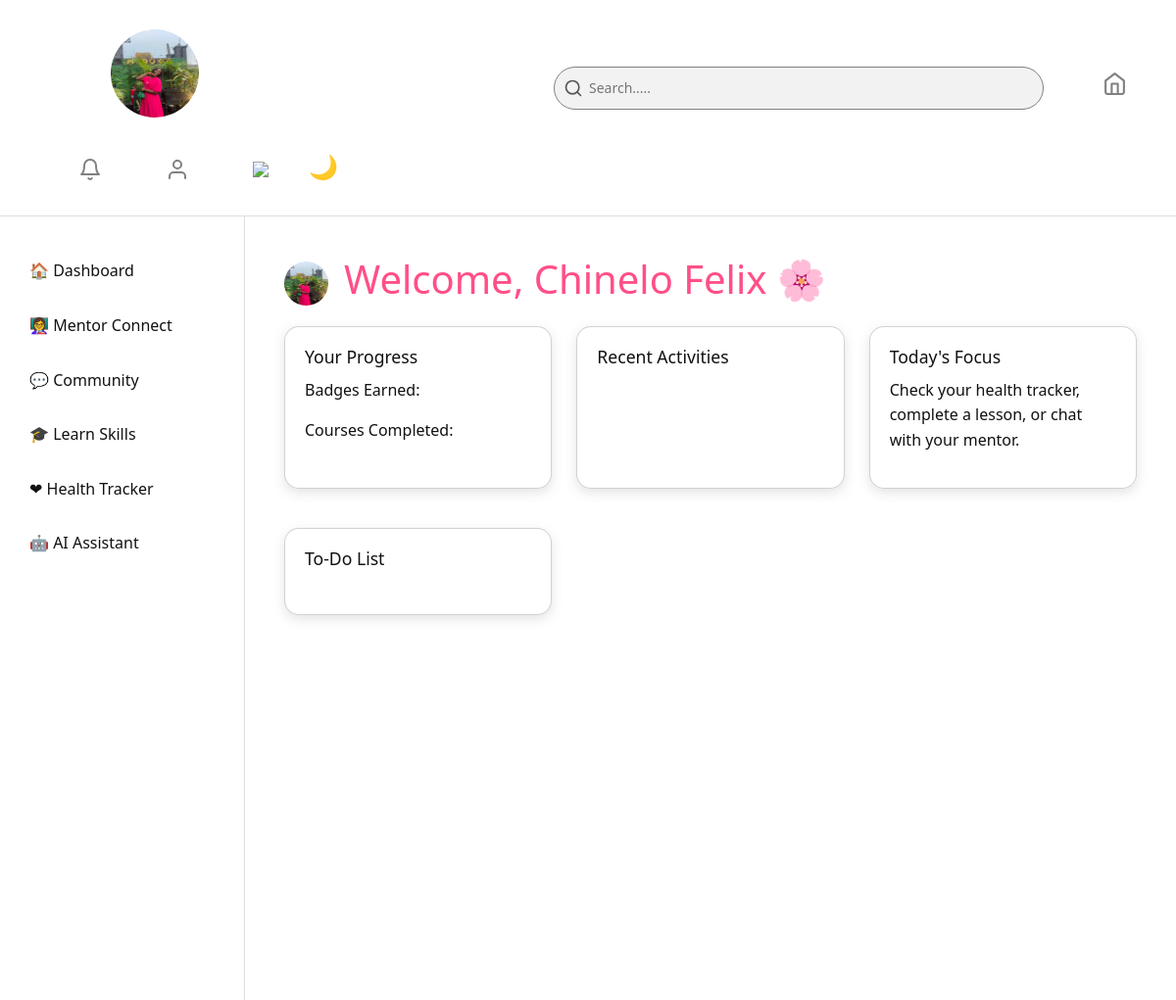
The app's page /dashboard (signed in) with its own data.
### src/models.py (models this page shows, shortened)
class User(UserMixin, db.Model):
    __tablename__ = 'users'
    id = db.Column(db.Integer, primary_key=True)
    first_name = db.Column(db.String(100), nullable=False)
    last_name = db.Column(db.String(100), nullable=False)
    email = db.Column(db.String(150), unique=True, nullable=False)
    dob = db.Column(db.String, nullable=False)
    password = db.Column(db.String(200), nullable=False)
    profile_image = db.Column(db.String(300), default='default_profile.png')
    date_created = db.Column(db.DateTime, default=datetime.utcnow)
    last_seen = db.Column(db.DateTime, default=datetime.utcnow)
    posts = db.relationship('CommunityPost', backref='user', lazy=True)
    comments = db.relationship('Comment', backref='user', lazy=True)
    likes = db.relationship('Like', backref='user', lazy=True)
    todos = db.relationship('ToDo', backref='user', lazy=True)
    ai_chats = db.relationship('AIChat', backref='user', lazy=True)
    health_logs = db.relationship('HealthTracker', backref='user', lazy=True)
    course_progress = db.relationship('UserCourse', backref='user', lazy=True)
    is_authenticated = True
    is_active = True
    is_anonymous = False

### src/routes/dashboard_routes.py (the view)
@dashboard_bp.route('/dashboard')
@login_required
def dashboard():
    user_posts = CommunityPost.query.filter_by(user_id=current_user.id).all()
    todos = ToDo.query.filter_by(user_id=current_user.id).all()
    courses = UserCourse.query.filter_by(user_id=current_user.id).all()
    return render_template('dashboard.html', user=current_user, posts=user_posts, todos=todos, courses=courses)

### src/__init__.py (called while the page is built)
@app.before_request
def update_last_seen():
    if current_user.is_authenticated:
        current_user.last_seen = datetime.utcnow()
        db.session.commit()

### src/routes/auth_routes.py (called while the page is built)
@login_manager.user_loader
def load_user(user_id):
    return User.query.get(int(user_id))

### src/templates/dashboard.html (shortened to what this page needs)
{% extends "base.html" %}
{% block content %}
<link rel="stylesheet" href="{{ url_for('static', filename='dashboard.css') }}">
<div class="dashboard-container">
  <div class="sidebar">
    <div class="top">
      <nav>
        <a href="{{ url_for('dashboard_bp.dashboard') }}" class="active">🏠 Dashboard</a>
        <a href="{{ url_for('mentor_bp.mentors_page') }}">👩‍🏫 Mentor Connect</a>
        <a href="{{ url_for('community_bp.community_page') }}">💬 Community</a>
        <a href="{{ url_for('learn_bp.learn_skill') }}">🎓 Learn Skills</a>
        <a href="{{ url_for('health_bp.health_tracker') }}">❤ Health Tracker</a>
        <a href="{{ url_for('ai_bp.ai_chat') }}">🤖 AI Assistant</a>
      </nav>
    </div>
  </div>
  <div class="main-content">
    <div class="welcome-section d-flex align-items-center gap-3 mb-3">
      <img src="{{ url_for('static', filename='profile_images/' + current_user.profile_image) }}" alt="Profile image" class="profile-image">
      <h1>Welcome, {{current_user.first_name}} {{ current_user.last_name}} 🌸</h1>
    </div>
    <div class="dashboard-cards">
      <div class="card">
        <h2>Your Progress</h2>
        <p>Badges Earned: {{ badges }}</p>
        <p>Courses Completed: {{ courses_done }}</p>
      </div>
      <div class="card">
        <h2>Recent Activities</h2>
      </div>
      <div class="card">
        <h2>Today's Focus</h2>
        <p>Check your health tracker, complete a lesson, or chat with your mentor.</p>
      </div>
      <div class="card">
        <h2>To-Do List</h2>
      </div>
    </div>
  </div>
</div>
{% endblock %}

### src/templates/base.html (shortened to what this page needs)
<!doctype html>
<html lang="en">
<head>
  <link href="https://cdn.jsdelivr.net/npm/bootstrap@5.3.2/dist/css/bootstrap.min.css" rel="stylesheet">
  <link rel="stylesheet" href="{{ url_for('static', filename='girl_hygiene_app.css') }}">
</head>
<body>
  <header>
    {% if current_user.is_authenticated %}
    <div class="welcome-section2">
      <img src="{{ url_for('static', filename='profile_images/' + current_user.profile_image) }}" alt="Profile image"
        class="profile-image">
    </div>
    <div class="links2">
      <div class="search-box">
        <svg class="search-icon" viewBox="0 0 24 24" fill="none" stroke="currentColor" stroke-width="2"
          stroke-linecap="round" stroke-linejoin="round">
          <circle cx="11" cy="11" r="8"></circle>
          <line x1="21" y1="21" x2="16.65" y2="16.65"></line>
        </svg>
        <input type="text" placeholder="Search....." />
      </div>
      <a class="nav-icon" href="{{ url_for('dashboard_bp.dashboard') }}">
        <img src="{{ url_for('static', filename='images/home.svg') }}"></icon>
      </a>
    </div>
    <div class="links1">
      <a class="nav-icon" href="{{ url_for('dashboard_bp.dashboard') }}">
        <img src="{{ url_for('static', filename='images/bell.svg') }}"></icon>
      </a>
      <a class="nav-icon" href="{{ url_for('profile_bp.profile_page') }}">
        <img src="{{ url_for('static', filename='images/user.svg') }}"></icon>
      </a>
      <a class="nav-icon" href="{{ url_for('auth_bp.logout') }}">
        <img src="{{ url_for('static', filename='images/log-out.svg') }}"></icon>
      </a>
      <button id="themeToggle" class="toggle-btn">🌙</button>
    </div>
    {% endif %}
  </header>
  {% block content %}{% endblock %}
</body>
</html>

### src/static/girl_hygiene_app.css (style rules this page uses)
:root { --bg: #ffffff; --text: #111; --card-bg: #f5f6fa; --accent: #FF089D; --border: #ddd; }
body { background-image: url('images/group7.jpg'); background-size:cover ; background-repeat:no-repeat ; background-position: center; background-attachment: fixed; line-height: 1.6; color: var(--text); font-family: "Poppins", sans-serif; margin: 0; }
header { display: flex; justify-content: space-between; align-items: center; flex-wrap: wrap; background-color: var(--bg); border-bottom: 1px solid var(--border); color: var(--text); position: relative; z-index:10; }
.links1 { display: flex; margin-right: 80px; gap: 35px; }
.links1 a { font-size: 25px; margin-top: 30px; margin-left: 30px; color: var(--text); text-decoration:none; gap: 0px; }
.links2 { display: flex; gap: 10px; color: var(--text); margin-left: 250px; margin-top: 30px; }
.links2 img { width: 25px; height: 25px; margin-top: 5px; text-decoration:none; }
#themeToggle { float: right; margin-right: 1rem; margin-top: 30px; background: none; border: none; font-size: 1.5rem; cursor: pointer; }

### src/static/dashboard.css (style rules this page uses)
:root { --bg: #ffffff; --text: #111; --card-bg: #f5f6fa; --header-bg: #ffffff; --accent: #ff4f87; --border: #ddd; }
body { margin: 0; padding: 0; font-family: 'Segoe UI', Tahoma, Geneva, Verdana, sans-serif; background: var(--bg); color: var(--text); }
header { display: flex; justify-content: space-between; align-items: center; padding: 30px 50px; flex-wrap: wrap; background-color: var(--bg); border-bottom: 1px solid var(--border); color: var(--text); top: 0; z-index: 10; }
.search-box { position: relative; width: 500px; margin-right: 50px; }
.search-box .search-icon { position: absolute; top: 50%; left: 10px; transform: translateY(-50%); width: 20px; height: 20px; color: #585757; pointer-events: none; }
.search-box input { background-color: rgb(0, 0, 0, 0.05); width: 100%; padding: 10px 10px 10px 35px; border: 1px solid gray; border-radius: 25px; outline: none; font-size: 14px; transition: 0.3s; }
.dashboard-container { display: grid; grid-template-columns: 250px 1fr auto; height: 100vh; }
.sidebar { background: var(--bg); border-right: 1px solid var(--border); height: inherit; padding: 25px 0; }
.sidebar nav a { display: block; padding: 12px 20px; color: var(--text); text-decoration: none; border-radius: 10px; margin: 6px 10px; transition: 0.3s; }
.main-content { padding: 40px; overflow-y: auto; }
.welcome-section2 img { position: relative; top: 8%; left: 70%; width: 90px; border-radius: 50%; height: 90px; }
.welcome-section img { width: 45px; border-radius: 50%; height: 45px; }
.dashboard-cards { display: grid; grid-template-columns: repeat(auto-fit, minmax(260px, 1fr)); gap: 25px; }
.card { background: var(--bg); color: var(--text); border-radius: 20px; padding: 25px; box-shadow: 0 4px 12px rgba(110, 104, 104, 0.186); transition: transform 0.3s ease; }
.card h2 { color: var(--accent); font-size: 1.1rem; margin-bottom: 10px; }
.card, .side-card { background: var(--bg); padding: 20px; border-radius: 15px; margin-bottom: 15px; box-shadow: 0 4px 12px rgba(110, 104, 104, 0.186); transition: transform 0.3s ease; }
.card h2 { color: var(--text); }
h1 { text-align: center; color: var(--accent); }

### records on screen
User: profile_image (picture), first_name "Chinelo", last_name "Felix"
